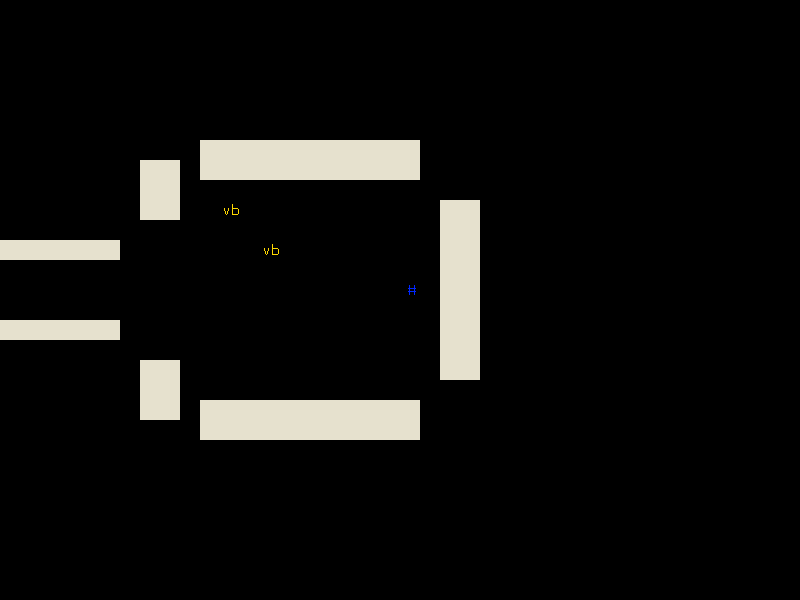

This game map was drawn from its Tiled (.tmx) file and the tilesets committed beside it. A one-line description and the trimmed map source follow:
An orthogonal 40x30 tile map with 20x20 px tiles, 2 tile layers (Main, Designer).

<map version="1.0" orientation="orthogonal" width="40" height="30" tilewidth="20" tileheight="20">
 <tileset firstgid="1" name="Tileset" tilewidth="20" tileheight="20">
  <image source="../img/Tileset.png" width="180" height="20" />
  <tile id="0">
   <properties>
    <property name="solid" value="1" />
   </properties>
  </tile>
  <tile id="1">
   <properties>
    <property name="hbumper" value="1" />
   </properties>
  </tile>
  <tile id="2">
   <properties>
    <property name="vbumper" value="1" />
   </properties>
  </tile>
  <tile id="3">
   <properties>
    <property name="crate" value="1" />
   </properties>
  </tile>
  <tile id="4">
   <properties>
    <property name="pickup" value="1" />
    <property name="red" value="1" />
   </properties>
  </tile>
  <tile id="5">
   <properties>
    <property name="blue" value="1" />
    <property name="pickup" value="1" />
   </properties>
  </tile>
  <tile id="6">
   <properties>
    <property name="pickup" value="1" />
    <property name="yellow" value="1" />
   </properties>
  </tile>
  <tile id="7">
   <properties>
    <property name="player" value="1" />
   </properties>
  </tile>
  <tile id="8">
   <properties>
    <property name="zombie" value="1" />
   </properties>
  </tile>
 </tileset>
 <layer name="Main" width="40" height="30">
  <data>[1200 cells, 86 non-empty, 1 distinct tile ids]</data>
 </layer>
 <layer name="Designer" width="40" height="30">
  <data>[1200 cells, 4 non-empty, 3 distinct tile ids]</data>
 </layer>
</map>
